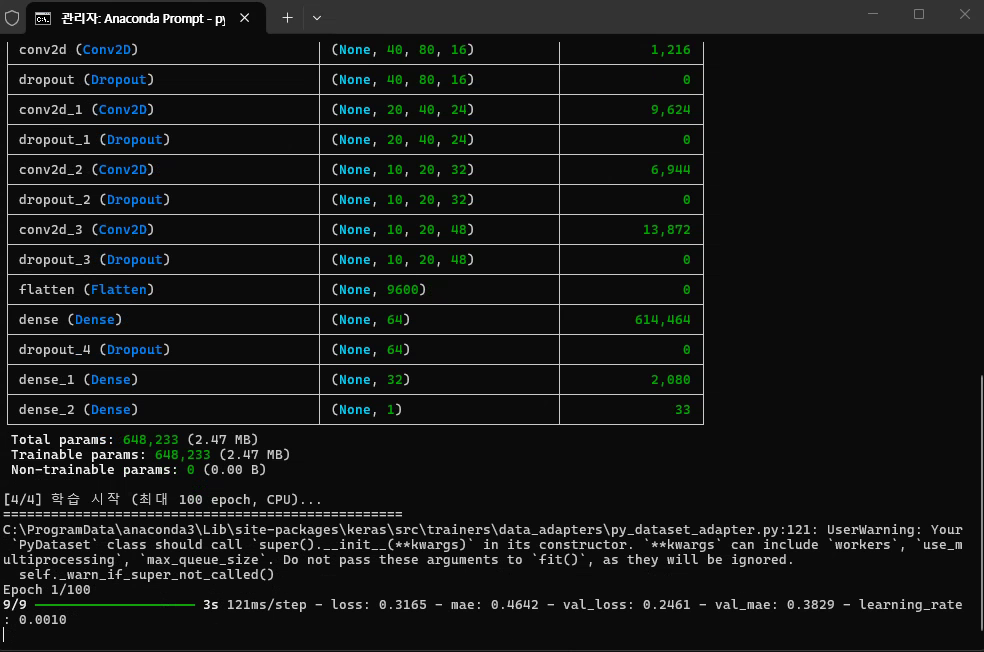
#> input picture frame 46 of Self-Driving/train_model.mp4, 984 x 652 px, given in place of the camera
$ python rpi4_usb_camera.py
#> lines starting #> are read from the running program, lines starting #| are printed output that depends on the picture; after the words box and inside, x2 and y2 are one past the last pixel; in counts of white or black regions, pixels touching at a corner belong together
#!/usr/bin/env python3
"""
usb_camera.py
Raspberry Pi 3B+ / 4B | Debian 13 Trixie
USB 카메라 영상을 OpenCV로 화면에 표시

설치:
    pip install opencv-python --break-system-packages
    또는
    sudo apt install python3-opencv

실행:
    python3 usb_camera.py
    python3 usb_camera.py --device 0        # 카메라 장치 번호
    python3 usb_camera.py --width 1280 --height 720
    python3 usb_camera.py --fps 30
    python3 usb_camera.py --save             # 영상 저장 모드
"""

import cv2
import argparse
import sys
import time


def parse_args():
    parser = argparse.ArgumentParser(description="USB 카메라 뷰어 (OpenCV)")
    parser.add_argument("--device", type=int, default=0,
                        help="카메라 장치 번호 (기본값: 0 = /dev/video0)")
    parser.add_argument("--width",  type=int, default=640,
                        help="해상도 가로 (기본값: 640)")
    parser.add_argument("--height", type=int, default=480,
                        help="해상도 세로 (기본값: 480)")
    parser.add_argument("--fps",    type=int, default=30,
                        help="프레임 레이트 (기본값: 30)")
    parser.add_argument("--save",   action="store_true",
                        help="영상을 파일로 저장")
    parser.add_argument("--output", type=str, default="output.avi",
                        help="저장 파일명 (기본값: output.avi)")
    return parser.parse_args()


def open_camera(device: int, width: int, height: int, fps: int) -> cv2.VideoCapture:
    """카메라 열기 및 설정"""
#> in main, frame is the input picture: shape (652, 984, 3); mean B, G, R 22.8, 23.1, 21.5
    cap = cv2.VideoCapture(device)

    if not cap.isOpened():
        print(f"[오류] /dev/video{device} 를 열 수 없습니다.")
        print("  - 카메라 연결 확인: ls /dev/video*")
        print("  - 다른 장치 번호 시도: --device 1")
        sys.exit(1)

    cap.set(cv2.CAP_PROP_FRAME_WIDTH,  width)
    cap.set(cv2.CAP_PROP_FRAME_HEIGHT, height)
    cap.set(cv2.CAP_PROP_FPS,          fps)

    # 실제 적용된 값 출력 (카메라가 지원하지 않는 해상도는 자동 조정됨)
    actual_w   = int(cap.get(cv2.CAP_PROP_FRAME_WIDTH))
    actual_h   = int(cap.get(cv2.CAP_PROP_FRAME_HEIGHT))
    actual_fps = cap.get(cv2.CAP_PROP_FPS)
    print(f"[카메라] /dev/video{device} 오픈 성공")
    print(f"  해상도: {actual_w} x {actual_h}")
    print(f"  FPS   : {actual_fps:.1f}")

    return cap


def create_writer(filename: str, fps: float, width: int, height: int) -> cv2.VideoWriter:
    """영상 저장용 VideoWriter 생성"""
    fourcc = cv2.VideoWriter_fourcc(*"XVID")
    writer = cv2.VideoWriter(filename, fourcc, fps, (width, height))
    if not writer.isOpened():
        print(f"[경고] 저장 파일을 열 수 없습니다: {filename}")
        return None
    print(f"[저장] {filename} 으로 녹화 시작")
    return writer


def draw_overlay(frame, fps: float, frame_count: int, recording: bool):
    """화면에 정보 오버레이 표시"""
#> called with fps = 0, frame_count = 1, recording = False
    h, w = frame.shape[:2]
#> h = 652; w = 984

    # FPS 표시
    cv2.putText(frame, f"FPS: {fps:.1f}",
                (10, 28), cv2.FONT_HERSHEY_SIMPLEX, 0.7, (0, 255, 0), 2)
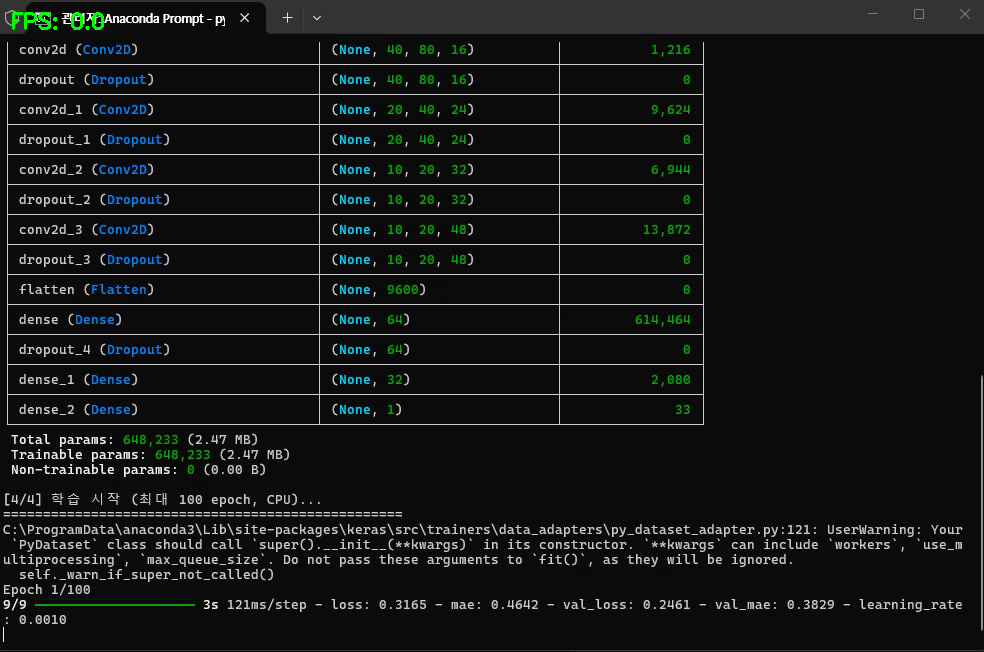
#> frame: shape (652, 984, 3); 0.1% of pixels changed, all inside (x1, y1, x2, y2) = (12, 12, 104, 30)

    # 해상도 표시
    cv2.putText(frame, f"{w}x{h}",
                (10, 56), cv2.FONT_HERSHEY_SIMPLEX, 0.6, (0, 255, 0), 1)
#> frame: shape (652, 984, 3); 0.03% of pixels changed, all inside (x1, y1, x2, y2) = (12, 43, 91, 57)

    # 프레임 카운터
    cv2.putText(frame, f"Frame: {frame_count}",
                (10, 80), cv2.FONT_HERSHEY_SIMPLEX, 0.5, (200, 200, 200), 1)

    # 녹화 중 표시
    if recording:
        cv2.circle(frame, (w - 20, 20), 8, (0, 0, 255), -1)
        cv2.putText(frame, "REC",
                    (w - 55, 26), cv2.FONT_HERSHEY_SIMPLEX, 0.6, (0, 0, 255), 2)

    # 키 안내
    guide = "q:종료  s:스냅샷  r:녹화토글  g:그레이스케일"
    cv2.putText(frame, guide,
                (10, h - 10), cv2.FONT_HERSHEY_SIMPLEX, 0.45, (180, 180, 180), 1)
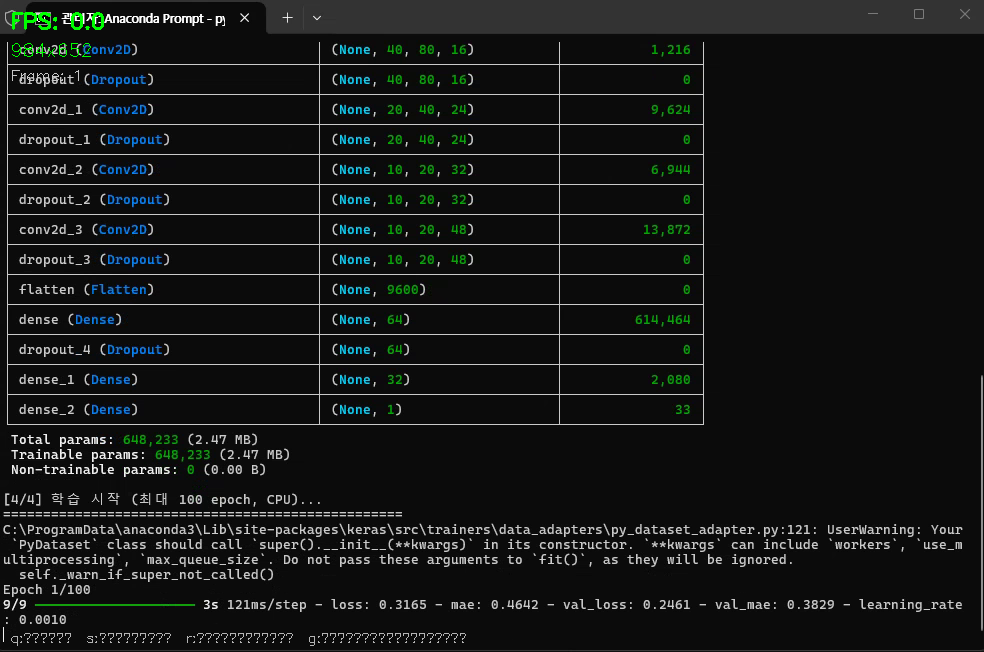
#> frame: shape (652, 984, 3); mean B, G, R 23, 23.6, 21.7


def main():
    args = parse_args()

    print("=" * 45)
    print("  USB 카메라 뷰어 (OpenCV)")
    print("=" * 45)
    print(f"  OpenCV 버전: {cv2.__version__}")

    cap    = open_camera(args.device, args.width, args.height, args.fps)
    writer = None
    recording = args.save

    actual_w = int(cap.get(cv2.CAP_PROP_FRAME_WIDTH))
    actual_h = int(cap.get(cv2.CAP_PROP_FRAME_HEIGHT))
    actual_fps = cap.get(cv2.CAP_PROP_FPS) or args.fps

    if recording:
        writer = create_writer(args.output, actual_fps, actual_w, actual_h)

    print("\n[키 조작]")
    print("  q          : 종료")
    print("  s          : 스냅샷 저장 (snapshot_N.jpg)")
    print("  r          : 녹화 시작/중지")
    print("  g          : 그레이스케일 토글")
    print("  f          : 좌우 반전 토글")
    print("-" * 45)

    frame_count  = 0
    snapshot_num = 0
    grayscale    = False
    flip         = False
    fps_display  = 0.0
    t_prev       = time.time()

    while True:
        ret, frame = cap.read()
        if not ret:
            print("[오류] 프레임을 읽을 수 없습니다.")
            break

        frame_count += 1

        # FPS 계산 (30프레임마다 갱신)
        if frame_count % 30 == 0:
            t_now       = time.time()
            fps_display = 30.0 / (t_now - t_prev)
            t_prev      = t_now

        # 효과 적용
        if flip:
            frame = cv2.flip(frame, 1)

        if grayscale:
            gray  = cv2.cvtColor(frame, cv2.COLOR_BGR2GRAY)
            frame = cv2.cvtColor(gray,  cv2.COLOR_GRAY2BGR)

        # 오버레이 표시
        draw_overlay(frame, fps_display, frame_count, recording)

        # 녹화
        if recording and writer:
            writer.write(frame)

        # 화면 출력
        cv2.imshow("USB Camera - RPi", frame)

        # 키 입력 처리 (1ms 대기)
        key = cv2.waitKey(1) & 0xFF
#> (key q is pressed here)

        if key == ord("q"):
            print("[종료] 사용자 요청")
            break

        elif key == ord("s"):
            filename = f"snapshot_{snapshot_num:04d}.jpg"
            cv2.imwrite(filename, frame)
            print(f"[스냅샷] 저장: {filename}")
            snapshot_num += 1

        elif key == ord("r"):
            recording = not recording
            if recording:
                fname  = f"rec_{int(time.time())}.avi"
                writer = create_writer(fname, actual_fps, actual_w, actual_h)
            else:
                if writer:
                    writer.release()
                    writer = None
                print("[녹화] 중지")

        elif key == ord("g"):
            grayscale = not grayscale
            print(f"[그레이스케일] {'ON' if grayscale else 'OFF'}")

        elif key == ord("f"):
            flip = not flip
            print(f"[좌우반전] {'ON' if flip else 'OFF'}")

    # 정리
    cap.release()
    if writer:
        writer.release()
    cv2.destroyAllWindows()
    print("[완료]")


if __name__ == "__main__":
    main()

$ run again, starting later in the video
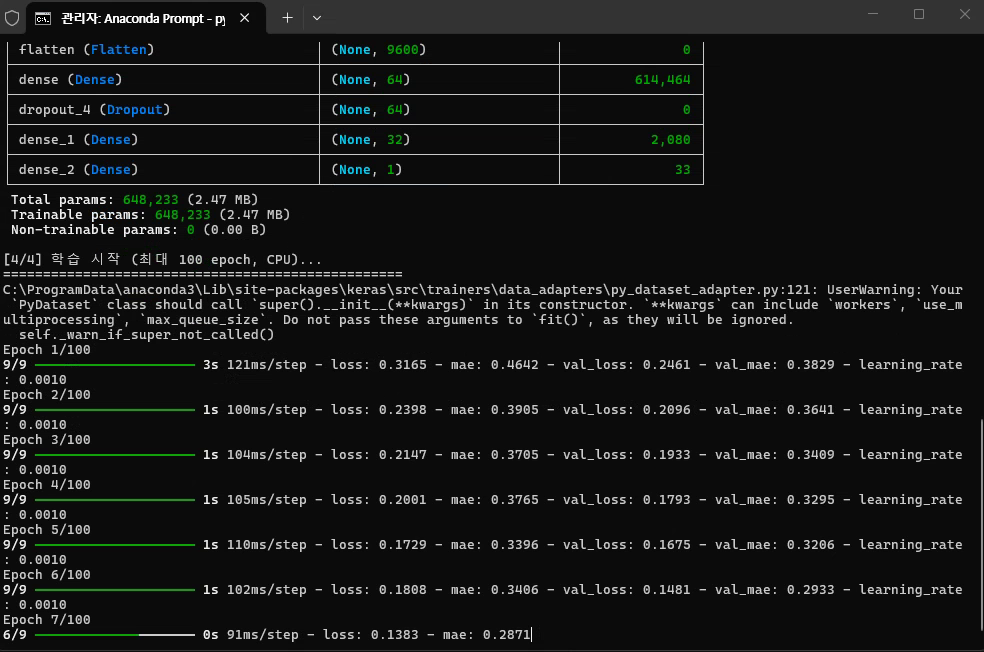
#> input picture frame 207 of Self-Driving/train_model.mp4, 984 x 652 px, given in place of the camera
#> in main, frame is the input picture: shape (652, 984, 3); mean B, G, R 23.1, 23.7, 22.7
#> in draw_overlay, `cv2.putText(frame, f"FPS: {fps:.1f}", (10, 28), cv2.FONT_HERSHEY_SIMPL..`:
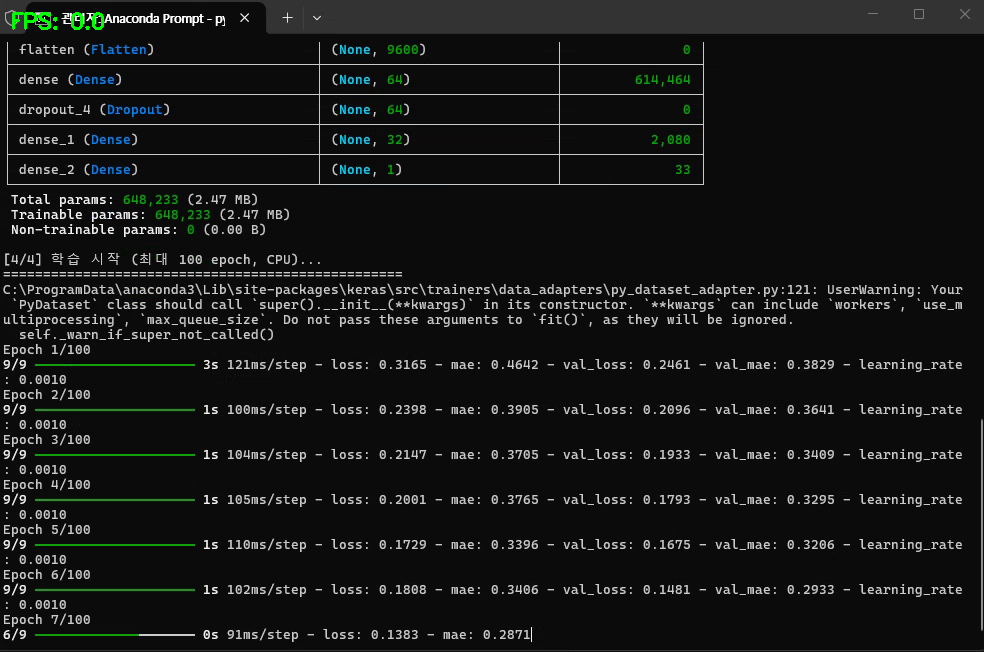
#> frame: shape (652, 984, 3); 0.1% of pixels changed, all inside (x1, y1, x2, y2) = (12, 12, 104, 30)
#> in draw_overlay, `cv2.putText(frame, guide, (10, h - 10), cv2.FONT_HERSHEY_SIMPLEX, 0.45..`:
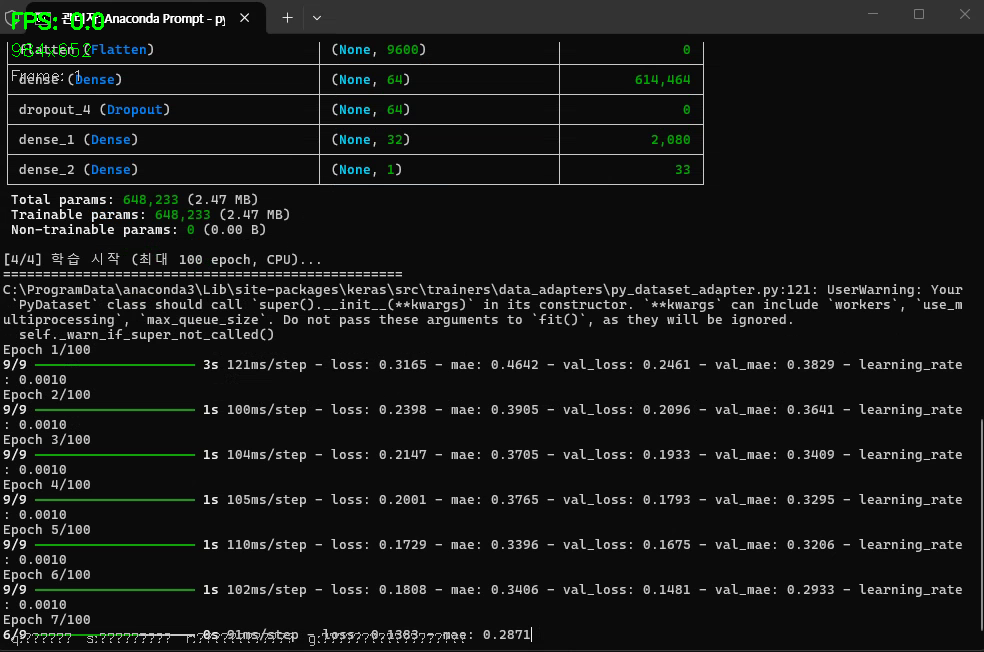
#> frame: shape (652, 984, 3); mean B, G, R 23.3, 24.1, 22.8

$ run again, starting later in the video
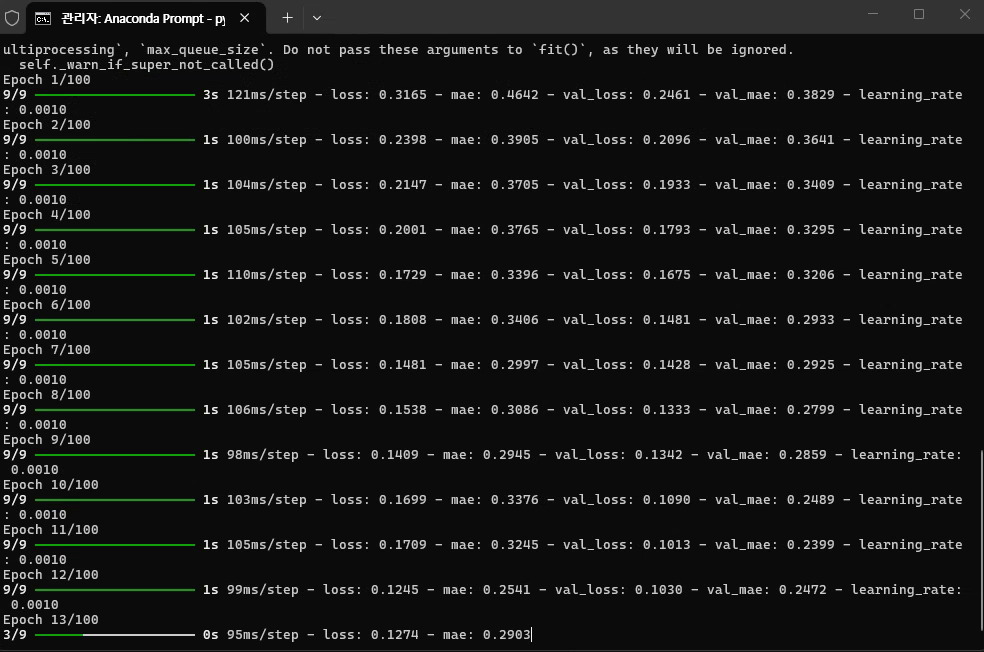
#> input picture frame 369 of Self-Driving/train_model.mp4, 984 x 652 px, given in place of the camera
#> in main, frame is the input picture: shape (652, 984, 3); mean B, G, R 22.8, 23.5, 22.8
#> in draw_overlay, `cv2.putText(frame, f"FPS: {fps:.1f}", (10, 28), cv2.FONT_HERSHEY_SIMPL..`:
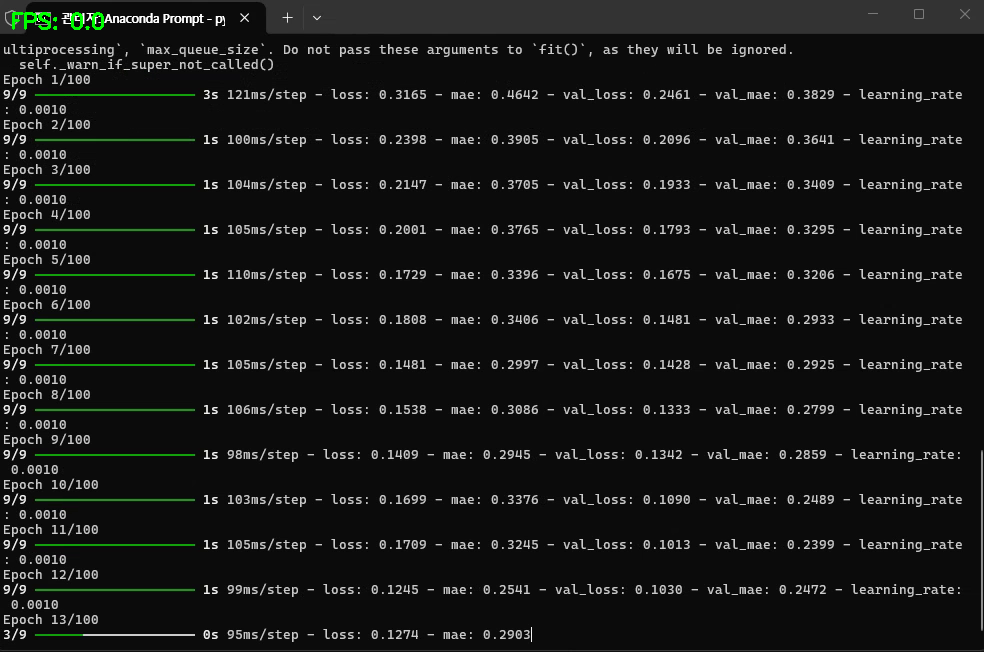
#> frame: shape (652, 984, 3); 0.1% of pixels changed, all inside (x1, y1, x2, y2) = (12, 12, 104, 30)
#> in draw_overlay, `cv2.putText(frame, guide, (10, h - 10), cv2.FONT_HERSHEY_SIMPLEX, 0.45..`:
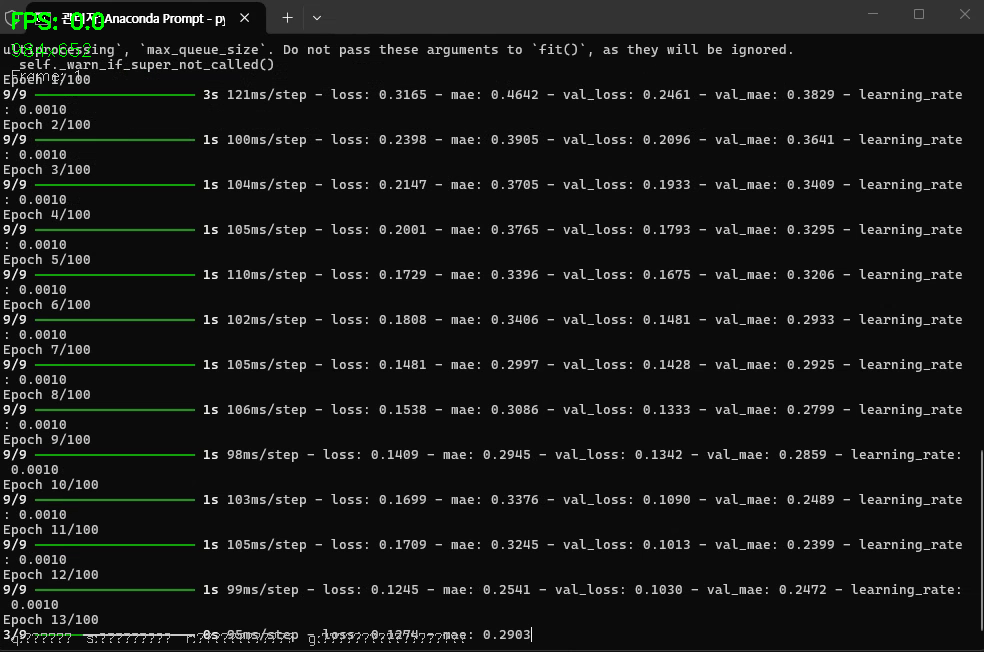
#> frame: shape (652, 984, 3); mean B, G, R 22.9, 24, 22.9
